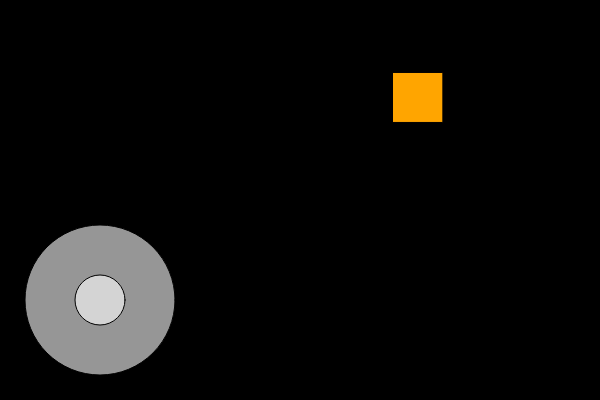
Frame 1 (no input)
Frame 60 (no input): identical to frame 1, image omitted
Frame 120 (the mouse pressed at the canvas centre since frame 60): identical to frame 1, image omitted

The p5.js sketch that drew this single still picture (run headless with seeded random() and noise() and a simulated clock; from frame 60 on, the mouse is pressed at the canvas centre):

// p5.js sketch
// ── sketch.js
let joystick;
let sq;

function setup() {
    createCanvas(600, 400);
    joystick = new Joystick(100, 300, 150, 5);
    sq = new Square();
}

function draw() {
    background(0);
    sq.draw();
    sq.move();
    joystick.draw();
}

function mousePressed() {
    joystick.startDrag(mouseX, mouseY);
    sq.setSpeed(joystick.getXValue(), joystick.getYValue());

}

function mouseDragged() {
    joystick.drag(mouseX, mouseY);
    sq.setSpeed(joystick.getXValue(), joystick.getYValue());
}

function mouseReleased() {
    joystick.stopDrag();
    sq.setSpeed(joystick.getXValue(), joystick.getYValue());
}


class Square {
    #x;
    #y;
    #speedX;
    #speedY;
    #SIZE = 50;

    /**
     * Creates a square in a random position with speed set to 0.
     */
    constructor() {
        this.#x = random(width - this.#SIZE);
        this.#y = random(height - this.#SIZE);
        this.#speedX = 0;
        this.#speedY = 0;
    }

    /**
     * Draw the square
     */
    draw() {
        fill(255, 165, 0);
        square(this.#x, this.#y, this.#SIZE);
    }


    /**
     * Move the square at the current speed.
     */
    move() {
        const newX = this.#x + this.#speedX;
        const newY = this.#y + this.#speedY;
        if (newX >= 0 && newX <= width - this.#SIZE) {
            this.#x = newX;
        }
        if (newY >= 0 && newY <= height - this.#SIZE) {
            this.#y = newY;
        }
    }


    /**
     * Set the x and y speed
     * @param {number} xSpeed The new speed on the x axis 
     * @param {number} ySpeed The new speed on the y axis
     */
    setSpeed(xSpeed, ySpeed) {
        this.#speedX = xSpeed;
        this.#speedY = ySpeed;
    }
}
// ── 3star.html
<!DOCTYPE html>
<html lang="en">
  <head>
    <meta charset="utf-8" />
    <meta name="viewport" content="width=device-width, initial-scale=1.0">

    <title>PDM2 - W5P2 - 3 Star Solution</title>

    <link rel="stylesheet" type="text/css" href="./lib/main-styles.css">

    <script src="./lib/libraries/p5.min.js"></script>
  </head>

  <body>
    <h1>3 Star Exercise Solution</h1>
    <script src="sketch.js"></script>
    <script src="joystick.js"></script>
  </body>
</html>

// ── joystick.js
/**
 * A collision rectangle... but for circles
 */
class CollisionCircle {
    #x;
    #y;
    #radius;

    constructor() {}

    /**
     * Gets the centre x coordinate of the circle
     * @returns {number}
     */
    getX() {
        return this.#x;
    }


    /**
     * Gets the centre y coordinate of the circle
     * @returns {number}
     */
    getY() {
        return this.#y;
    }


    /**
     * Set the collision circle's position
     * @param {number} x 
     * @param {number} y 
     */
    setPosition(x, y) {
        this.#x = x;
        this.#y = y;
    }

    /**
     * Gets the radius of the circle
     * @returns {number}
     */
    getRadius() {
        return this.#radius;
    }


    /**
     * Sets the radius of the circle
     * @param {number} radius 
     */
    setRadius(radius) {
        this.#radius = radius;
    }


    /**
     * Checks if a point is inside the circle
     * @param {number} x 
     * @param {number} y 
     * @returns {boolean} 
     */
    hit(x, y) {
        return dist(x, y, this.#x, this.#y) <= this.#radius;
    }
}


class Joystick {
    static STOPPED = "stopped";
    static DRAGGING = "dragging";
    #state = Joystick.STOPPED;

    #x;
    #y;
    #diameter;
    #handle;
    #maxValue;

    /**
     * Creates a new joystick
     * @param {number} x The centre x coordinate
     * @param {number} y The centre y coordinate
     * @param {number} diameter The diameter of the overall control
     * @param {number} maxValue The maximum value of the joystick control. This should 
     * be a positive number. This is the value that will be returned when the joystick 
     * handle is pulled to the edge.
     */
    constructor(x, y, diameter, maxValue) {
        this.#x = x;
        this.#y = y;
        this.#diameter = diameter;
        this.#maxValue = maxValue;
        this.#handle = new Handle(x, y, Math.max(diameter * 0.25, 50));
    }

    /**
     * Draw the joystick
     */
    draw() {
        // base
        fill(255, 255, 255, 150);
        circle(this.#x, this.#y, this.#diameter);
        // Handle
        this.#handle.draw();
    }

    /**
     * Start dragging the handle if the given coordinates are within the handle.
     * @param {number} x 
     * @param {number} y 
     */
    startDrag(x, y) {
        if (this.#handle.hit(x, y)) {
            this.#state = Joystick.DRAGGING;
        }
    }


    /**
     * Gets the value of the joystick on the x axis. The value is determined by 
     * the handle position. If the handle is in the centre, the value will be 0. 
     * If the handle is to the right of the centre, the value will be positive and 
     * if it is to the left, the value will be negative.
     * @returns {number} A number between -maxValue and +maxValue
     */
    getXValue() {
        const maxDist = this.#diameter / 2 - this.#handle.getRadius();
        return ((this.#handle.getX() - this.#x) / maxDist) * this.#maxValue;
    }


    /**
     * Gets the value of the joystick on the y axis. The value is determined by 
     * the handle position. If the handle is in the centre, the value will be 0. 
     * If the handle is below the centre, the value will be positive and 
     * if it is above, the value will be negative.
     * @returns {number} A number between -maxValue and +maxValue
     */
    getYValue() {
        const maxDist = this.#diameter / 2 - this.#handle.getRadius();
        return ((this.#handle.getY() - this.#y) / maxDist) * this.#maxValue;
    }

    /**
     * Drag the joystick handle if the state is "dragging" but keep it in bounds 
     * of the joystick base.
     * @param {number} x 
     * @param {number} y 
     */
    drag(x, y) {
        if (this.#state === Joystick.DRAGGING) {
            // move the handle - but don't let it leave the joystick base
            const maxDist = this.#diameter / 2 - this.#handle.getRadius();
            if (dist(x, y, this.#x, this.#y) <= maxDist) {
                this.#handle.setPosition(x, y);
            } else {
                // Keep the handle in the base
                const distRatio = dist(x, y, this.#x, this.#y) / maxDist;
                const maxX = ((x - this.#x) / distRatio) + this.#x;
                const maxY = ((y - this.#y) / distRatio) + this.#y;
                this.#handle.setPosition(maxX, maxY);
            }
        }
    }

    /**
     * Stop the drag and put the handle back in the centre.
     */
    stopDrag() {
        this.#state = Joystick.STOPPED;
        this.#handle.setPosition(this.#x, this.#y);
    }
}

class Handle extends CollisionCircle {
    /**
     * Creates a handle for a joystick.
     * @param {number} x 
     * @param {number} y 
     * @param {number} diameter 
     */
    constructor(x, y, diameter) {
        super()
        this.setPosition(x, y);
        this.setRadius(diameter / 2);
    }

    /**
     * Draw the handle.
     */
    draw() {
        circle(this.getX(), this.getY(), this.getRadius() * 2);
    }
}
